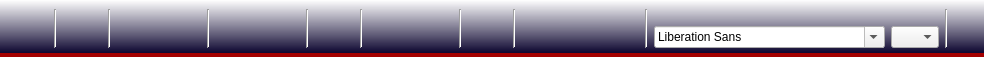
<?xml version="1.0" encoding="UTF-8"?>
<ui version="4.0">
 <class>MenuBar</class>
 <widget class="QWidget" name="MenuBar">
  <property name="geometry">
   <rect>
    <x>0</x>
    <y>0</y>
    <width>984</width>
    <height>57</height>
   </rect>
  </property>
  <property name="windowTitle">
   <string>Form</string>
  </property>
  <layout class="QGridLayout" name="gridLayout">
   <property name="leftMargin">
    <number>0</number>
   </property>
   <property name="topMargin">
    <number>0</number>
   </property>
   <property name="rightMargin">
    <number>0</number>
   </property>
   <property name="bottomMargin">
    <number>0</number>
   </property>
   <property name="spacing">
    <number>0</number>
   </property>
   <item row="0" column="12">
    <widget class="QWidget" name="widget_Menu" native="true">
     <property name="styleSheet">
      <string notr="true">QWidget #widget_Menu
{
background-color: qlineargradient(spread:repeat, x1:0.478, y1:1, x2:0.473, y2:0, stop:0.0845771 rgba(7, 0, 43, 245), stop:1 rgba(255, 255, 255, 255));
        border:4px solid #FFFF00;
        border-radius: 0px;
        border-top: none;
        border-right: none;
        border-bottom-color: rgb(164, 0, 0);
        border-left: none;
}

QWidget #widget_Menu:hover
{
background-color: qlineargradient(spread:repeat, x1:0.478, y1:1, x2:0.473, y2:0, stop:0.0845771 rgba(7, 0, 43, 245), stop:1 rgba(255, 255, 255, 255));
        border:4px solid #FFFF00;
        border-radius: 0px;
        border-top: none;
        border-right: none;
        border-bottom-color:rgb(198, 22, 22);
        border-left: none;
}
QToolButton
{
        background-color: transparent;
        border:2px solid transparent;
        border-radius: 5px;
}

QToolButton::hover
{
background-color: transparent;
border:1px solid rgb(255, 255, 255);
border-radius: 5px;
}
QToolButton::pressed
{
background-color: rgba(65, 66, 154,127);
border:1px solid rgb(255, 255, 255);
border-radius: 5px;
}

QToolButton::checked
{
background-color: rgba(65, 66, 154,127);
border:1px solid rgb(255, 255, 255);
border-radius: 5px;
}</string>
     </property>
     <layout class="QGridLayout" name="gridLayout_2">
      <item row="0" column="0">
       <widget class="QToolButton" name="tb_Menu">
        <property name="text">
         <string/>
        </property>
        <property name="icon">
         <iconset resource="../../qml.qrc">
          <normaloff>:/icons/Tools/Menu_icon.svg</normaloff>:/icons/Tools/Menu_icon.svg</iconset>
        </property>
        <property name="iconSize">
         <size>
          <width>32</width>
          <height>32</height>
         </size>
        </property>
        <property name="shortcut">
         <string>Ctrl+M</string>
        </property>
        <property name="autoRaise">
         <bool>true</bool>
        </property>
       </widget>
      </item>
      <item row="0" column="15">
       <widget class="QToolButton" name="tb_Select">
        <property name="toolTip">
         <string>&lt;html&gt;&lt;head/&gt;&lt;body&gt;&lt;p  style=&quot;background-color:white&quot;&gt;&lt;font face=&quot;Times New Roman&quot; color=&quot;dark blue&quot;&gt;Select&lt;/font&gt;&lt;/p&gt;&lt;/body&gt;&lt;/html&gt;</string>
        </property>
        <property name="text">
         <string/>
        </property>
        <property name="icon">
         <iconset resource="../../qml.qrc">
          <normaloff>:/icons/Tools/cursor.svg</normaloff>:/icons/Tools/cursor.svg</iconset>
        </property>
        <property name="iconSize">
         <size>
          <width>32</width>
          <height>32</height>
         </size>
        </property>
        <property name="checkable">
         <bool>true</bool>
        </property>
        <property name="autoRaise">
         <bool>true</bool>
        </property>
       </widget>
      </item>
      <item row="0" column="17">
       <widget class="QToolButton" name="tb_addText">
        <property name="toolTip">
         <string>&lt;html&gt;&lt;head/&gt;&lt;body&gt;&lt;p  style=&quot;background-color:white&quot;&gt;&lt;font face=&quot;Times New Roman&quot; color=&quot;dark blue&quot;&gt;TextBox&lt;/font&gt;&lt;/p&gt;&lt;/body&gt;&lt;/html&gt;</string>
        </property>
        <property name="text">
         <string/>
        </property>
        <property name="icon">
         <iconset resource="../../qml.qrc">
          <normaloff>:/icons/Tools/AppFont.svg</normaloff>:/icons/Tools/AppFont.svg</iconset>
        </property>
        <property name="iconSize">
         <size>
          <width>32</width>
          <height>32</height>
         </size>
        </property>
        <property name="shortcut">
         <string>Ctrl+T</string>
        </property>
       </widget>
      </item>
      <item row="0" column="13">
       <widget class="Line" name="line">
        <property name="orientation">
         <enum>Qt::Vertical</enum>
        </property>
       </widget>
      </item>
      <item row="0" column="23" alignment="Qt::AlignBottom">
       <widget class="QFontComboBox" name="fontComboBox"/>
      </item>
      <item row="0" column="22">
       <widget class="Line" name="line_9">
        <property name="orientation">
         <enum>Qt::Vertical</enum>
        </property>
       </widget>
      </item>
      <item row="0" column="8">
       <widget class="QToolButton" name="tb_undo">
        <property name="toolTip">
         <string>&lt;html&gt;&lt;head/&gt;&lt;body&gt;&lt;p  style=&quot;background-color:white&quot;&gt;&lt;font face=&quot;Times New Roman&quot; color=&quot;dark blue&quot;&gt;Undo&lt;/font&gt;&lt;/p&gt;&lt;/body&gt;&lt;/html&gt;</string>
        </property>
        <property name="text">
         <string/>
        </property>
        <property name="icon">
         <iconset resource="../../qml.qrc">
          <normaloff>:/icons/Tools/mActionUndo_clicked.svg</normaloff>:/icons/Tools/mActionUndo_clicked.svg</iconset>
        </property>
        <property name="iconSize">
         <size>
          <width>32</width>
          <height>32</height>
         </size>
        </property>
        <property name="autoRaise">
         <bool>true</bool>
        </property>
       </widget>
      </item>
      <item row="0" column="24" alignment="Qt::AlignBottom">
       <widget class="QComboBox" name="comboSize">
        <property name="maximumSize">
         <size>
          <width>48</width>
          <height>48</height>
         </size>
        </property>
       </widget>
      </item>
      <item row="0" column="27">
       <layout class="QHBoxLayout" name="DiagramMenu"/>
      </item>
      <item row="0" column="2">
       <widget class="QToolButton" name="toolButton">
        <property name="toolTip">
         <string>&lt;html&gt;&lt;head/&gt;&lt;body&gt;&lt;p  style=&quot;background-color:white&quot;&gt;&lt;font face=&quot;Times New Roman&quot; color=&quot;dark blue&quot;&gt;Home&lt;/font&gt;&lt;/p&gt;&lt;/body&gt;&lt;/html&gt;</string>
        </property>
        <property name="text">
         <string/>
        </property>
        <property name="icon">
         <iconset resource="../../qml.qrc">
          <normaloff>:/icons/Tools/Home.svg</normaloff>:/icons/Tools/Home.svg</iconset>
        </property>
        <property name="iconSize">
         <size>
          <width>32</width>
          <height>32</height>
         </size>
        </property>
        <property name="shortcut">
         <string>Ctrl+Q</string>
        </property>
        <property name="autoRaise">
         <bool>true</bool>
        </property>
       </widget>
      </item>
      <item row="0" column="25">
       <widget class="Line" name="line_7">
        <property name="orientation">
         <enum>Qt::Vertical</enum>
        </property>
       </widget>
      </item>
      <item row="0" column="1">
       <widget class="Line" name="line_2">
        <property name="orientation">
         <enum>Qt::Vertical</enum>
        </property>
       </widget>
      </item>
      <item row="0" column="19" alignment="Qt::AlignBottom">
       <widget class="QToolButton" name="tb_bold">
        <property name="text">
         <string/>
        </property>
        <property name="icon">
         <iconset resource="../../qml.qrc">
          <normaloff>:/icons/Tools/textbold.png</normaloff>:/icons/Tools/textbold.png</iconset>
        </property>
        <property name="iconSize">
         <size>
          <width>28</width>
          <height>28</height>
         </size>
        </property>
        <property name="shortcut">
         <string>Ctrl+B</string>
        </property>
        <property name="autoRaise">
         <bool>true</bool>
        </property>
       </widget>
      </item>
      <item row="0" column="3">
       <widget class="Line" name="line_4">
        <property name="orientation">
         <enum>Qt::Vertical</enum>
        </property>
       </widget>
      </item>
      <item row="0" column="28">
       <spacer name="horizontalSpacer">
        <property name="orientation">
         <enum>Qt::Horizontal</enum>
        </property>
        <property name="sizeHint" stdset="0">
         <size>
          <width>40</width>
          <height>20</height>
         </size>
        </property>
       </spacer>
      </item>
      <item row="0" column="11">
       <widget class="QToolButton" name="tb_changeColor">
        <property name="toolTip">
         <string>&lt;html&gt;&lt;head/&gt;&lt;body&gt;&lt;p  style=&quot;background-color:white&quot;&gt;&lt;font face=&quot;Times New Roman&quot; color=&quot;dark blue&quot;&gt;Change Color&lt;/font&gt;&lt;/p&gt;&lt;/body&gt;&lt;/html&gt;</string>
        </property>
        <property name="text">
         <string/>
        </property>
        <property name="icon">
         <iconset resource="../../qml.qrc">
          <normaloff>:/icons/Tools/color_fill.svg</normaloff>:/icons/Tools/color_fill.svg</iconset>
        </property>
        <property name="iconSize">
         <size>
          <width>32</width>
          <height>32</height>
         </size>
        </property>
        <property name="autoRaise">
         <bool>true</bool>
        </property>
       </widget>
      </item>
      <item row="0" column="4">
       <widget class="QToolButton" name="tb_save">
        <property name="toolTip">
         <string>&lt;html&gt;&lt;head/&gt;&lt;body&gt;&lt;p  style=&quot;background-color:white&quot;&gt;&lt;font face=&quot;Times New Roman&quot; color=&quot;dark blue&quot;&gt;Save&lt;/font&gt;&lt;/p&gt;&lt;/body&gt;&lt;/html&gt;</string>
        </property>
        <property name="text">
         <string/>
        </property>
        <property name="icon">
         <iconset resource="../../qml.qrc">
          <normaloff>:/icons/Tools/Save.svg</normaloff>:/icons/Tools/Save.svg</iconset>
        </property>
        <property name="iconSize">
         <size>
          <width>32</width>
          <height>32</height>
         </size>
        </property>
        <property name="shortcut">
         <string>Ctrl+S</string>
        </property>
        <property name="autoRaise">
         <bool>true</bool>
        </property>
       </widget>
      </item>
      <item row="0" column="21" alignment="Qt::AlignBottom">
       <widget class="QToolButton" name="tb_under">
        <property name="text">
         <string/>
        </property>
        <property name="icon">
         <iconset resource="../../qml.qrc">
          <normaloff>:/icons/Tools/textunder.png</normaloff>:/icons/Tools/textunder.png</iconset>
        </property>
        <property name="iconSize">
         <size>
          <width>28</width>
          <height>28</height>
         </size>
        </property>
        <property name="shortcut">
         <string>Ctrl+U</string>
        </property>
        <property name="autoRaise">
         <bool>true</bool>
        </property>
       </widget>
      </item>
      <item row="0" column="18">
       <widget class="Line" name="line_8">
        <property name="orientation">
         <enum>Qt::Vertical</enum>
        </property>
       </widget>
      </item>
      <item row="0" column="14">
       <widget class="QToolButton" name="tb_Pan">
        <property name="toolTip">
         <string>&lt;html&gt;&lt;head/&gt;&lt;body&gt;&lt;p  style=&quot;background-color:white&quot;&gt;&lt;font face=&quot;Times New Roman&quot; color=&quot;dark blue&quot;&gt;Pan&lt;/font&gt;&lt;/p&gt;&lt;/body&gt;&lt;/html&gt;</string>
        </property>
        <property name="text">
         <string/>
        </property>
        <property name="icon">
         <iconset resource="../../qml.qrc">
          <normaloff>:/icons/Tools/pan.png</normaloff>:/icons/Tools/pan.png</iconset>
        </property>
        <property name="iconSize">
         <size>
          <width>32</width>
          <height>32</height>
         </size>
        </property>
        <property name="checkable">
         <bool>true</bool>
        </property>
        <property name="autoRaise">
         <bool>true</bool>
        </property>
       </widget>
      </item>
      <item row="0" column="20" alignment="Qt::AlignBottom">
       <widget class="QToolButton" name="tb_Italic">
        <property name="text">
         <string/>
        </property>
        <property name="icon">
         <iconset resource="../../qml.qrc">
          <normaloff>:/icons/Tools/textitalic.png</normaloff>:/icons/Tools/textitalic.png</iconset>
        </property>
        <property name="iconSize">
         <size>
          <width>28</width>
          <height>28</height>
         </size>
        </property>
        <property name="shortcut">
         <string>Ctrl+I</string>
        </property>
        <property name="autoRaise">
         <bool>true</bool>
        </property>
       </widget>
      </item>
      <item row="0" column="16">
       <widget class="Line" name="line_6">
        <property name="orientation">
         <enum>Qt::Vertical</enum>
        </property>
       </widget>
      </item>
      <item row="0" column="9">
       <widget class="QToolButton" name="tb_redo">
        <property name="toolTip">
         <string>&lt;html&gt;&lt;head/&gt;&lt;body&gt;&lt;p  style=&quot;background-color:white&quot;&gt;&lt;font face=&quot;Times New Roman&quot; color=&quot;dark blue&quot;&gt;Redo&lt;/font&gt;&lt;/p&gt;&lt;/body&gt;&lt;/html&gt;</string>
        </property>
        <property name="text">
         <string/>
        </property>
        <property name="icon">
         <iconset resource="../../qml.qrc">
          <normaloff>:/icons/Tools/mActionRedo_Clicked.svg</normaloff>:/icons/Tools/mActionRedo_Clicked.svg</iconset>
        </property>
        <property name="iconSize">
         <size>
          <width>32</width>
          <height>32</height>
         </size>
        </property>
        <property name="autoRaise">
         <bool>true</bool>
        </property>
       </widget>
      </item>
      <item row="0" column="10">
       <widget class="Line" name="line_3">
        <property name="orientation">
         <enum>Qt::Vertical</enum>
        </property>
       </widget>
      </item>
      <item row="0" column="7">
       <widget class="Line" name="line_5">
        <property name="orientation">
         <enum>Qt::Vertical</enum>
        </property>
       </widget>
      </item>
      <item row="0" column="5">
       <widget class="QToolButton" name="tb_print">
        <property name="toolTip">
         <string>&lt;html&gt;&lt;head/&gt;&lt;body&gt;&lt;p  style=&quot;background-color:white&quot;&gt;&lt;font face=&quot;Times New Roman&quot; color=&quot;dark blue&quot;&gt;Print&lt;/font&gt;&lt;/p&gt;&lt;/body&gt;&lt;/html&gt;</string>
        </property>
        <property name="text">
         <string/>
        </property>
        <property name="icon">
         <iconset resource="../../qml.qrc">
          <normaloff>:/icons/Tools/document-print.svg</normaloff>:/icons/Tools/document-print.svg</iconset>
        </property>
        <property name="iconSize">
         <size>
          <width>32</width>
          <height>32</height>
         </size>
        </property>
        <property name="shortcut">
         <string>Ctrl+P</string>
        </property>
        <property name="autoRaise">
         <bool>true</bool>
        </property>
       </widget>
      </item>
     </layout>
    </widget>
   </item>
  </layout>
 </widget>
 <resources>
  <include location="../../qml.qrc"/>
 </resources>
 <connections/>
</ui>
